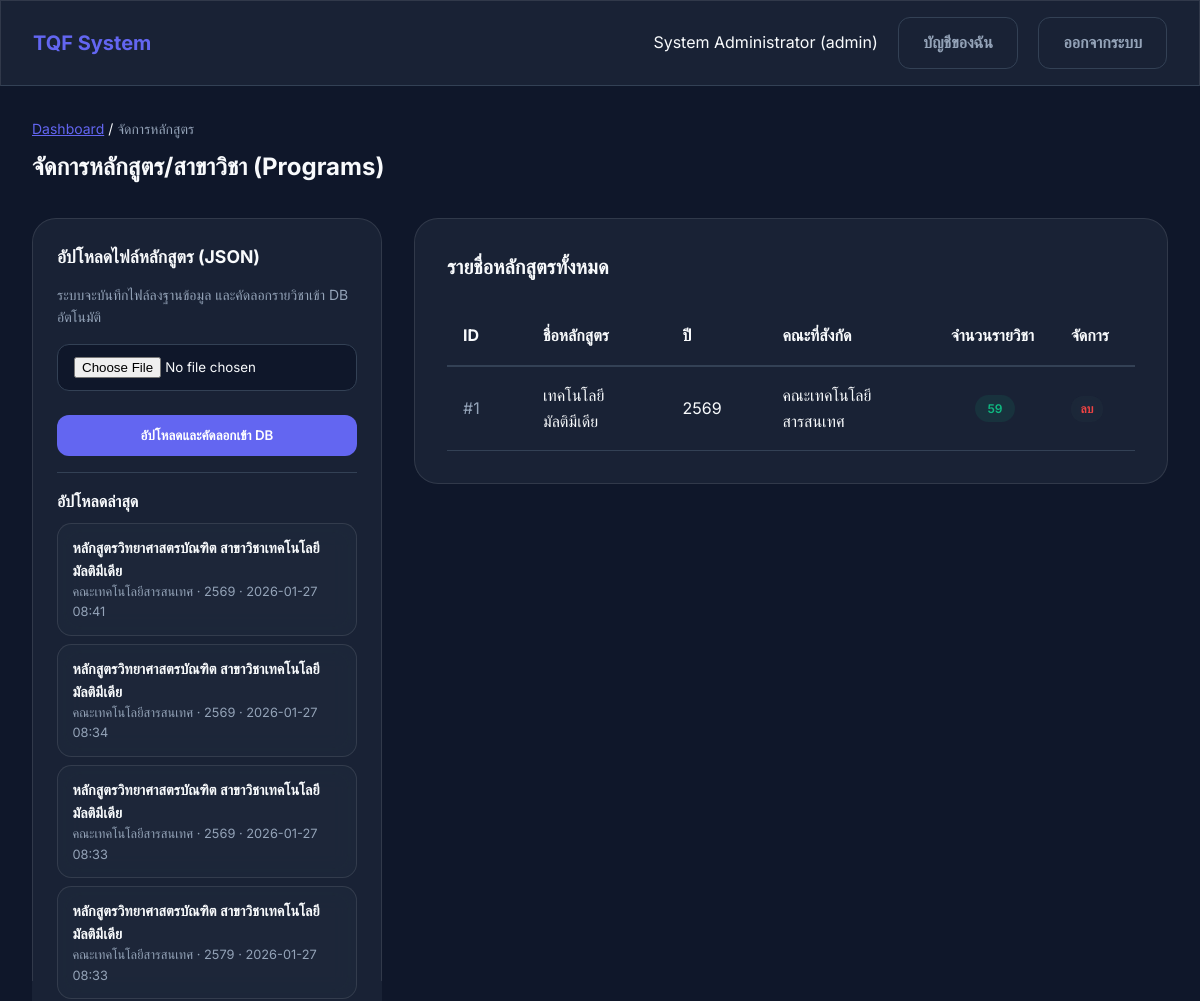
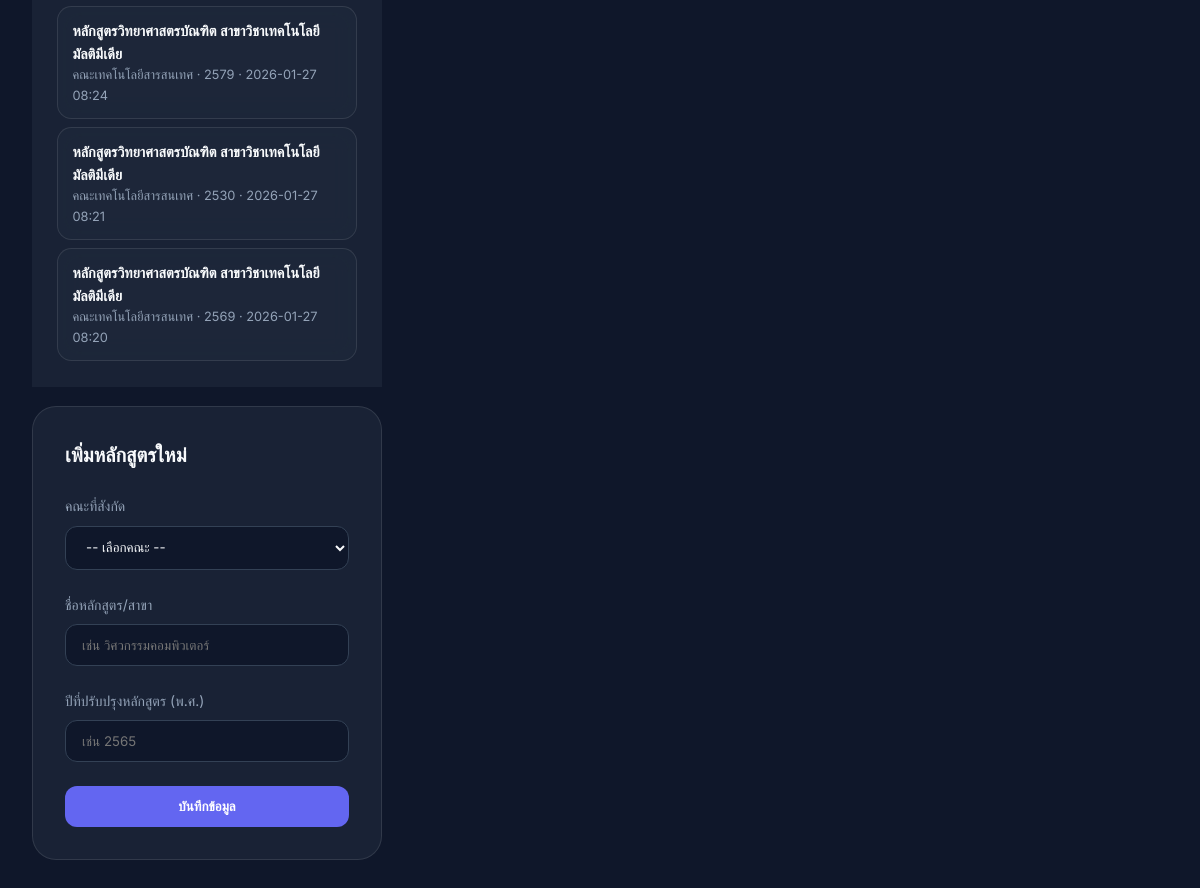
The app's page /admin/programs (signed in) with its own data (2 pictures, top to bottom).
### models.py (models this page shows, shortened)
class User(UserMixin, db.Model):
    id = db.Column(db.Integer, primary_key=True)
    username = db.Column(db.String(64), unique=True, nullable=False)
    password_hash = db.Column(db.String(256), nullable=False)
    role = db.Column(db.String(20), nullable=False)  # instructor, head, academic, admin
    full_name = db.Column(db.String(128), nullable=False)
    faculty_id = db.Column(db.Integer, db.ForeignKey('faculty.id'))
    program_id = db.Column(db.Integer, db.ForeignKey('program.id'))
    sections = db.relationship('Section', backref='instructor', lazy=True)
    user_roles = db.relationship('UserRole', backref='user', lazy=True, cascade='all, delete-orphan')
    def role_names(self):
        roles = set()
        if self.role:
            roles.add(self.role)
        for r in self.user_roles or []:
            if r.role:
                roles.add(r.role)
        order = {'admin': 0, 'academic': 1, 'head': 2, 'instructor': 3}
        return sorted(roles, key=lambda x: order.get(x, 99))
    def has_any_role(self, role_names) -> bool:
        user_roles = set(self.role_names())
        return any(r in user_roles for r in role_names)

class CurriculumUpload(db.Model):
    id = db.Column(db.Integer, primary_key=True)
    source_filename = db.Column(db.String(255), nullable=True)
    curriculum_name_th = db.Column(db.String(256), nullable=True)
    faculty_name = db.Column(db.String(128), nullable=True)
    revision_year = db.Column(db.Integer, nullable=True)
    program_id = db.Column(db.Integer, db.ForeignKey('program.id'), nullable=True)
    uploaded_by = db.Column(db.Integer, db.ForeignKey('user.id'), nullable=True)
    uploaded_at = db.Column(db.DateTime, default=datetime.utcnow, nullable=False)
    json_data = db.Column(db.JSON, nullable=False)
    program = db.relationship('Program')
    uploader = db.relationship('User')

class Program(db.Model):
    id = db.Column(db.Integer, primary_key=True)
    name = db.Column(db.String(128), nullable=False)
    faculty_id = db.Column(db.Integer, db.ForeignKey('faculty.id'), nullable=False)
    year = db.Column(db.Integer) # Add year to program (e.g. 2565)
    users = db.relationship('User', backref='program', lazy=True)

class Faculty(db.Model):
    id = db.Column(db.Integer, primary_key=True)
    name = db.Column(db.String(128), unique=True, nullable=False)
    programs = db.relationship('Program', backref='faculty', lazy=True)
    users = db.relationship('User', backref='faculty', lazy=True)

### app.py (the view)
@app.route('/admin/programs', methods=['GET', 'POST'])
@login_required
@roles_required('admin')
def admin_manage_programs():
    return _handle_programs_request()

### app.py (called while the page is built, shortened)
def get_active_role():
    if not current_user.is_authenticated:
        return None
    available = current_user.role_names()
    chosen = session.get('active_role')
    if chosen in available:
        return chosen

def _ensure_schema_created():
    if app.config.get('_SCHEMA_READY'):
        return

@app.before_request
def _auto_create_schema_once():
    _ensure_schema_created()

def roles_required(*roles):
    def decorator(f):
        @wraps(f)
        def decorated_function(*args, **kwargs):
            if not current_user.is_authenticated or not current_user.has_any_role(roles):
                flash('คุณไม่มีสิทธิ์เข้าถึงหน้านี้', 'danger')
                return redirect(url_for('dashboard'))
            return f(*args, **kwargs)
        return decorated_function
    return decorator

@app.context_processor
def _inject_roles_context():
    if not current_user.is_authenticated:
        return {}
    return {
        'active_role': get_active_role(),
        'available_roles': current_user.role_names(),
    }

@login_manager.user_loader
def load_user(user_id):
    return User.query.get(int(user_id))

def _handle_programs_request():
    faculties = Faculty.query.all()
    programs = Program.query.all()
    uploads = CurriculumUpload.query.order_by(CurriculumUpload.uploaded_at.desc()).limit(10).all()
    return render_template('admin/programs.html', faculties=faculties, programs=programs, uploads=uploads)

### templates/admin/programs.html (shortened to what this page needs)
{% extends "base.html" %}
{% block content %}
<div style="display: flex; justify-content: space-between; align-items: center; margin-bottom: 2rem;">
    <div>
        <nav style="font-size: 0.875rem; margin-bottom: 0.5rem;">
            <a href="{{ url_for('dashboard') }}" style="color: var(--primary-color);">Dashboard</a> /
            <span style="color: var(--text-muted);">จัดการหลักสูตร</span>
        </nav>
        <h2>จัดการหลักสูตร/สาขาวิชา (Programs)</h2>
    </div>
</div>
<div style="display: grid; grid-template-columns: 350px 1fr; gap: 2rem; align-items: start;">
    <div style="display: grid; gap: 1.25rem;">
        <div class="glass" style="padding: 1.5rem; border-radius: 1.5rem;">
            <h3 style="margin-bottom: 0.75rem; font-size: 1.1rem;">อัปโหลดไฟล์หลักสูตร (JSON)</h3>
            <div style="color: var(--text-muted); font-size: 0.875rem; margin-bottom: 1rem;">
                ระบบจะบันทึกไฟล์ลงฐานข้อมูล และคัดลอกรายวิชาเข้า DB อัตโนมัติ
            </div>
            <form method="POST" enctype="multipart/form-data">
                <div class="form-group">
                    <input type="file" name="curriculum_json" class="form-control" accept=".json" required>
                </div>
                <button type="submit" class="btn btn-primary" style="width: 100%;">อัปโหลดและคัดลอกเข้า DB</button>
            </form>
            {% if uploads is defined and uploads|length > 0 %}
            <div style="margin-top: 1rem; padding-top: 1rem; border-top: 1px solid var(--border-color);">
                <div style="font-weight: 600; margin-bottom: 0.5rem;">อัปโหลดล่าสุด</div>
                <div style="display: grid; gap: 0.5rem;">
                    {% for u in uploads %}
                    <div class="glass" style="padding: 0.75rem 0.9rem; border-radius: 0.9rem;">
                        <div style="font-size: 0.9rem; font-weight: 600;">{{ u.curriculum_name_th or u.source_filename or ('Upload #' ~ u.id) }}</div>
                        <div style="color: var(--text-muted); font-size: 0.8rem;">
                            {{ u.faculty_name or '-' }} · {{ u.revision_year or '-' }} · {{ u.uploaded_at.strftime('%Y-%m-%d %H:%M') if u.uploaded_at else '' }}
                        </div>
                    </div>
                    {% endfor %}
                </div>
            </div>
            {% endif %}
        </div>
        <div class="glass" style="padding: 2rem; border-radius: 1.5rem;">
            <h3 style="margin-bottom: 1.5rem; font-size: 1.25rem;">เพิ่มหลักสูตรใหม่</h3>
            <form method="POST">
                <div class="form-group">
                    <label>คณะที่สังกัด</label>
                    <select name="faculty_id" class="form-control" required>
                        <option value="">-- เลือกคณะ --</option>
                    </select>
                </div>
                <div class="form-group">
                    <label>ชื่อหลักสูตร/สาขา</label>
                    <input type="text" name="name" class="form-control" placeholder="เช่น วิศวกรรมคอมพิวเตอร์" required>
                </div>
                <div class="form-group">
                    <label>ปีที่ปรับปรุงหลักสูตร (พ.ศ.)</label>
                    <input type="number" name="year" class="form-control" placeholder="เช่น 2565">
                </div>
                <button type="submit" class="btn btn-primary" style="width: 100%;">บันทึกข้อมูล</button>
            </form>
        </div>
    </div>
    <div class="glass" style="padding: 2rem; border-radius: 1.5rem;">
        <h3 style="margin-bottom: 1.5rem; font-size: 1.25rem;">รายชื่อหลักสูตรทั้งหมด</h3>
        <div style="overflow-x: auto;">
            <table style="width: 100%; border-collapse: collapse;">
                <thead>
                    <tr style="text-align: left; border-bottom: 2px solid var(--border-color);">
                        <th style="padding: 1rem; width: 80px;">ID</th>
                        <th style="padding: 1rem;">ชื่อหลักสูตร</th>
                        <th style="padding: 1rem; width: 100px;">ปี</th>
                        <th style="padding: 1rem;">คณะที่สังกัด</th>
                        <th style="padding: 1rem; width: 120px;">จำนวนรายวิชา</th>
                        <th style="padding: 1rem; width: 80px;">จัดการ</th>
                    </tr>
                </thead>
                <tbody>
                    {% for program in programs %}
                    <tr style="border-bottom: 1px solid var(--border-color);">
                        <td style="padding: 1rem; color: var(--text-muted);">#{{ program.id }}</td>
                        <td style="padding: 1rem; font-weight: 500;">{{ program.name }}</td>
                        <td style="padding: 1rem;">{{ program.year if program.year else '-' }}</td>
                        <td style="padding: 1rem;">{{ program.faculty.name }}</td>
                        <td style="padding: 1rem; text-align: center;">
                            <span class="status-badge"
                                style="background: rgba(16, 185, 129, 0.1); color: var(--accent-success);">
                                {{ program.courses|length }}
                            </span>
                        </td>
                        <td style="padding: 1rem;">
                            {% if current_user.role == 'admin' %}
                            <form action="{{ url_for('admin_delete_program', program_id=program.id) }}" method="POST"
                                onsubmit="return confirm('ยืนยันการลบหลักสูตรนี้?')">
                                <button type="submit" class="btn glass"
                                    style="padding: 0.35rem 0.6rem; color: var(--accent-danger); border-color: var(--accent-danger); font-size: 0.75rem;">
                                    ลบ
                                </button>
                            </form>
                            {% else %}
                            <span style="color: var(--text-muted); font-size: 0.85rem;">-</span>
                            {% endif %}
                        </td>
                    </tr>
                    {% else %}
                    <tr>
                        <td colspan="4" style="padding: 3rem; text-align: center; color: var(--text-muted);">
                            ไม่พบข้อมูลหลักสูตรในระบบ</td>
                    </tr>
                    {% endfor %}
                </tbody>
            </table>
        </div>
    </div>
</div>
{% endblock %}

### templates/base.html (shortened to what this page needs)
<!DOCTYPE html>
<html lang="th">
<head>
    <link rel="stylesheet" href="{{ url_for('static', filename='css/style.css') }}">
</head>
<body>
    {% if current_user.is_authenticated %}
    <nav class="navbar glass">
        <div class="nav-brand">TQF System</div>
        <div class="nav-user">
            <span>{{ current_user.full_name }} ({{ active_role or current_user.role }})</span>
            <a href="{{ url_for('account') }}" class="btn btn-secondary" style="margin-left: 1rem; color: var(--text-muted);">บัญชีของฉัน</a>
            <a href="{{ url_for('logout') }}" class="btn btn-secondary" style="margin-left: 1rem; color: var(--text-muted);">ออกจากระบบ</a>
        </div>
    </nav>
    {% endif %}
    <div class="container">
        {% block content %}{% endblock %}
    </div>
</body>
</html>

### static/css/style.css (style rules this page uses)
:root { --primary-color: #6366f1; --primary-hover: #4f46e5; --bg-dark: #0f172a; --bg-card: #1e293b; --text-main: #f8fafc; --text-muted: #94a3b8; --border-color: #334155; --accent-success: #10b981; --accent-warning: #f59e0b; --accent-danger: #ef4444; }
* { margin: 0; padding: 0; box-sizing: border-box; font-family: 'Inter', 'Sarabun', sans-serif; }
body { background-color: var(--bg-dark); color: var(--text-main); line-height: 1.6; }
.glass { background: rgba(30, 41, 59, 0.7); backdrop-filter: blur(12px); border: 1px solid rgba(255, 255, 255, 0.1); }
.container { max-width: 1200px; margin: 0 auto; padding: 2rem; }
.form-group { margin-bottom: 1.5rem; }
.form-group label { display: block; margin-bottom: 0.5rem; color: var(--text-muted); font-size: 0.875rem; }
.form-control { width: 100%; padding: 0.75rem 1rem; background-color: #0f172a; border: 1px solid var(--border-color); border-radius: 0.75rem; color: var(--text-main); transition: all 0.3s ease; }
.btn { display: inline-block; padding: 0.75rem 1.5rem; border-radius: 0.75rem; font-weight: 600; text-align: center; cursor: pointer; transition: all 0.3s ease; border: none; text-decoration: none; }
.btn-primary { background-color: var(--primary-color); color: white; width: 100%; }
.navbar { display: flex; justify-content: space-between; align-items: center; padding: 1rem 2rem; border-bottom: 1px solid var(--border-color); }
.nav-brand { font-size: 1.25rem; font-weight: 700; color: var(--primary-color); }
.status-badge { display: inline-block; padding: 0.25rem 0.75rem; border-radius: 9999px; font-size: 0.75rem; font-weight: 600; text-transform: uppercase; }
.btn-secondary { background: transparent; color: var(--text-muted); border: 1px solid var(--border-color); }

### records on screen
User: full_name "System Administrator"
CurriculumUpload: curriculum_name_th "หลักสูตรวิทยาศาสตรบัณฑิต สาขาวิชาเทคโนโลยีมัลติมีเดีย", faculty_name "คณะเทคโนโลยีสารสนเทศ", revision_year "2569", uploaded_at "2026-01-27 08:41"
CurriculumUpload: curriculum_name_th "หลักสูตรวิทยาศาสตรบัณฑิต สาขาวิชาเทคโนโลยีมัลติมีเดีย", faculty_name "คณะเทคโนโลยีสารสนเทศ", revision_year "2569", uploaded_at "2026-01-27 08:34"
CurriculumUpload: curriculum_name_th "หลักสูตรวิทยาศาสตรบัณฑิต สาขาวิชาเทคโนโลยีมัลติมีเดีย", faculty_name "คณะเทคโนโลยีสารสนเทศ", revision_year "2569", uploaded_at "2026-01-27 08:33"
CurriculumUpload: curriculum_name_th "หลักสูตรวิทยาศาสตรบัณฑิต สาขาวิชาเทคโนโลยีมัลติมีเดีย", faculty_name "คณะเทคโนโลยีสารสนเทศ", revision_year "2579", uploaded_at "2026-01-27 08:33"
CurriculumUpload: curriculum_name_th "หลักสูตรวิทยาศาสตรบัณฑิต สาขาวิชาเทคโนโลยีมัลติมีเดีย", faculty_name "คณะเทคโนโลยีสารสนเทศ", revision_year "2579", uploaded_at "2026-01-27 08:24"
CurriculumUpload: curriculum_name_th "หลักสูตรวิทยาศาสตรบัณฑิต สาขาวิชาเทคโนโลยีมัลติมีเดีย", faculty_name "คณะเทคโนโลยีสารสนเทศ", revision_year "2530", uploaded_at "2026-01-27 08:21"
CurriculumUpload: curriculum_name_th "หลักสูตรวิทยาศาสตรบัณฑิต สาขาวิชาเทคโนโลยีมัลติมีเดีย", faculty_name "คณะเทคโนโลยีสารสนเทศ", revision_year "2569", uploaded_at "2026-01-27 08:20"
Program: id "1", name "เทคโนโลยีมัลติมีเดีย", year "2569", faculty.name "คณะเทคโนโลยีสารสนเทศ", courses|length "59"

### other values on screen
{{ active_role or current_user.role }} "admin"
